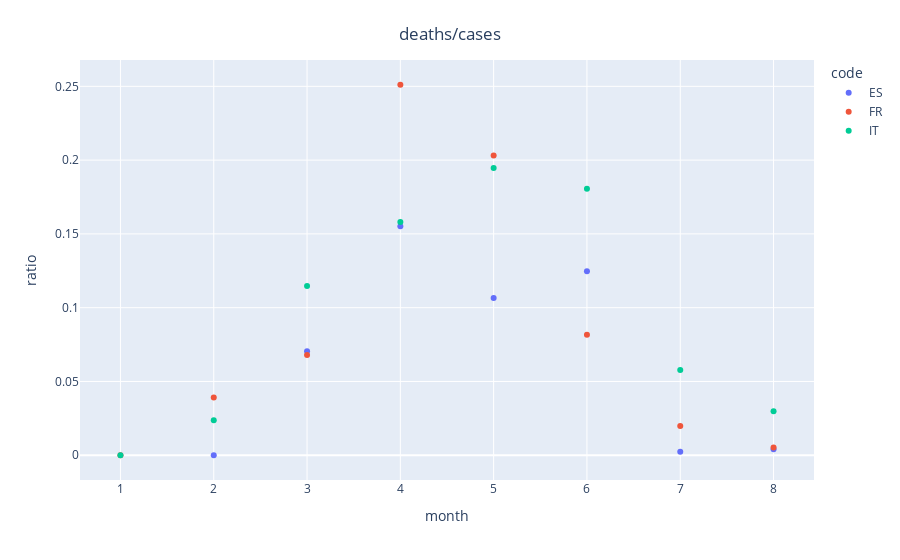

The cell this chart's notebook holds for it:
### Markdown cell above
### 6. plot the ratio of deaths/cases for countries

### Code cell
df['ratio']=df.deaths/df.cases
fig = px.scatter(df, x="month", y="ratio", color='code')
fig.update_layout(
    title={
        'text': "deaths/cases",
        'y':.95,
        'x':.5,
        'xanchor': 'center',
        'yanchor': 'top'})

fig.show()

### Figure 1 — Plotly figure (JSON) as saved in the notebook; plotly's stock layout.template omitted (floating-point values rounded to 4 significant figures)
{"data": [{"hovertemplate": "code=ES<br>month=%{x}<br>ratio=%{y}<extra></extra>", "legendgroup": "ES", "marker": {"color": "#636efa", "symbol": "circle"}, "mode": "markers", "name": "ES", "orientation": "v", "showlegend": true, "type": "scatter", "x": [1, 2, 3, 4, 5, 6, 7, 8], "xaxis": "x", "y": [null, 0, 0.07043, 0.1551, 0.1066, 0.1248, 0.002293, 0.004029], "yaxis": "y"}, {"hovertemplate": "code=FR<br>month=%{x}<br>ratio=%{y}<extra></extra>", "legendgroup": "FR", "marker": {"color": "#EF553B", "symbol": "circle"}, "mode": "markers", "name": "FR", "orientation": "v", "showlegend": true, "type": "scatter", "x": [1, 2, 3, 4, 5, 6, 7, 8], "xaxis": "x", "y": [0, 0.03922, 0.06792, 0.2511, 0.2032, 0.08164, 0.01976, 0.005206], "yaxis": "y"}, {"hovertemplate": "code=IT<br>month=%{x}<br>ratio=%{y}<extra></extra>", "legendgroup": "IT", "marker": {"color": "#00cc96", "symbol": "circle"}, "mode": "markers", "name": "IT", "orientation": "v", "showlegend": true, "type": "scatter", "x": [1, 2, 3, 4, 5, 6, 7, 8], "xaxis": "x", "y": [0, 0.02373, 0.1147, 0.158, 0.1946, 0.1806, 0.05772, 0.02978], "yaxis": "y"}], "layout": {"legend": {"title": {"text": "code"}, "tracegroupgap": 0}, "margin": {"t": 60}, "title": {"text": "deaths/cases", "x": 0.5, "xanchor": "center", "y": 0.95, "yanchor": "top"}, "xaxis": {"anchor": "y", "domain": [0, 1], "title": {"text": "month"}}, "yaxis": {"anchor": "x", "domain": [0, 1], "title": {"text": "ratio"}}}}
